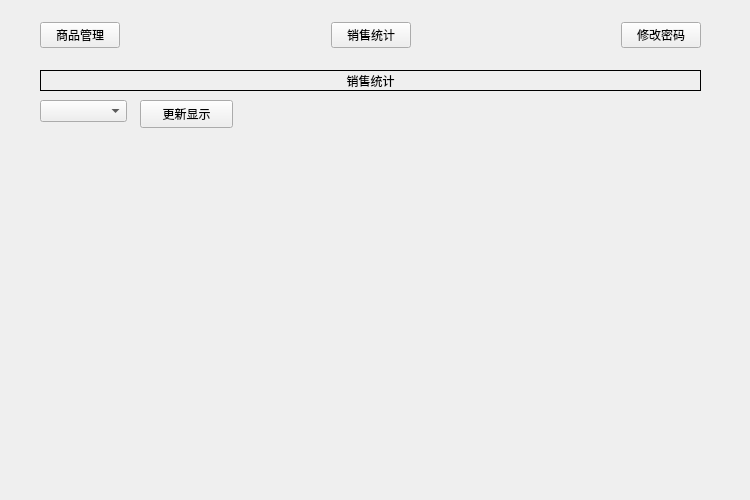
<?xml version="1.0" encoding="UTF-8"?>
<ui version="4.0">
 <class>Widget</class>
 <widget class="QWidget" name="Widget">
  <property name="geometry">
   <rect>
    <x>0</x>
    <y>0</y>
    <width>750</width>
    <height>500</height>
   </rect>
  </property>
  <property name="windowTitle">
   <string>数据管理系统</string>
  </property>
  <widget class="QStackedWidget" name="stackedWidget">
   <property name="geometry">
    <rect>
     <x>20</x>
     <y>60</y>
     <width>700</width>
     <height>410</height>
    </rect>
   </property>
   <property name="currentIndex">
    <number>1</number>
   </property>
   <widget class="QWidget" name="managePage">
    <widget class="QLabel" name="label">
     <property name="geometry">
      <rect>
       <x>0</x>
       <y>10</y>
       <width>700</width>
       <height>31</height>
      </rect>
     </property>
     <property name="font">
      <font>
       <pointsize>12</pointsize>
      </font>
     </property>
     <property name="frameShape">
      <enum>QFrame::StyledPanel</enum>
     </property>
     <property name="text">
      <string>商品管理</string>
     </property>
     <property name="alignment">
      <set>Qt::AlignCenter</set>
     </property>
    </widget>
    <widget class="QToolBox" name="toolBox">
     <property name="geometry">
      <rect>
       <x>0</x>
       <y>90</y>
       <width>321</width>
       <height>321</height>
      </rect>
     </property>
     <property name="layoutDirection">
      <enum>Qt::LeftToRight</enum>
     </property>
     <property name="frameShape">
      <enum>QFrame::WinPanel</enum>
     </property>
     <property name="currentIndex">
      <number>0</number>
     </property>
     <widget class="QWidget" name="page">
      <property name="geometry">
       <rect>
        <x>0</x>
        <y>0</y>
        <width>317</width>
        <height>249</height>
       </rect>
      </property>
      <attribute name="label">
       <string>出售商品</string>
      </attribute>
      <widget class="QLabel" name="label_2">
       <property name="geometry">
        <rect>
         <x>10</x>
         <y>20</y>
         <width>72</width>
         <height>15</height>
        </rect>
       </property>
       <property name="text">
        <string>类型：</string>
       </property>
      </widget>
      <widget class="QComboBox" name="sellTypeComboBox">
       <property name="geometry">
        <rect>
         <x>60</x>
         <y>20</y>
         <width>87</width>
         <height>22</height>
        </rect>
       </property>
      </widget>
      <widget class="QLabel" name="label_3">
       <property name="geometry">
        <rect>
         <x>10</x>
         <y>50</y>
         <width>72</width>
         <height>15</height>
        </rect>
       </property>
       <property name="text">
        <string>品牌：</string>
       </property>
      </widget>
      <widget class="QComboBox" name="sellBrandComboBox">
       <property name="geometry">
        <rect>
         <x>60</x>
         <y>50</y>
         <width>87</width>
         <height>22</height>
        </rect>
       </property>
      </widget>
      <widget class="QLabel" name="label_4">
       <property name="geometry">
        <rect>
         <x>10</x>
         <y>80</y>
         <width>72</width>
         <height>15</height>
        </rect>
       </property>
       <property name="text">
        <string>单价：</string>
       </property>
      </widget>
      <widget class="QLineEdit" name="sellPriceLineEdit">
       <property name="geometry">
        <rect>
         <x>60</x>
         <y>80</y>
         <width>113</width>
         <height>21</height>
        </rect>
       </property>
      </widget>
      <widget class="QLabel" name="label_5">
       <property name="geometry">
        <rect>
         <x>10</x>
         <y>110</y>
         <width>41</width>
         <height>16</height>
        </rect>
       </property>
       <property name="text">
        <string>数量：</string>
       </property>
      </widget>
      <widget class="QSpinBox" name="sellNumSpinBox">
       <property name="geometry">
        <rect>
         <x>60</x>
         <y>110</y>
         <width>46</width>
         <height>22</height>
        </rect>
       </property>
      </widget>
      <widget class="QLabel" name="label_6">
       <property name="geometry">
        <rect>
         <x>190</x>
         <y>80</y>
         <width>21</width>
         <height>16</height>
        </rect>
       </property>
       <property name="text">
        <string>元</string>
       </property>
      </widget>
      <widget class="QLabel" name="sellRemainingNumLabel">
       <property name="geometry">
        <rect>
         <x>120</x>
         <y>110</y>
         <width>111</width>
         <height>16</height>
        </rect>
       </property>
       <property name="text">
        <string>剩余数量：000</string>
       </property>
      </widget>
      <widget class="QLabel" name="label_8">
       <property name="geometry">
        <rect>
         <x>10</x>
         <y>150</y>
         <width>41</width>
         <height>16</height>
        </rect>
       </property>
       <property name="text">
        <string>金额：</string>
       </property>
      </widget>
      <widget class="QLineEdit" name="sellSumLineEdit">
       <property name="geometry">
        <rect>
         <x>60</x>
         <y>150</y>
         <width>113</width>
         <height>21</height>
        </rect>
       </property>
      </widget>
      <widget class="QLabel" name="label_9">
       <property name="geometry">
        <rect>
         <x>200</x>
         <y>150</y>
         <width>21</width>
         <height>16</height>
        </rect>
       </property>
       <property name="text">
        <string>元</string>
       </property>
      </widget>
      <widget class="QPushButton" name="sellOkBtn">
       <property name="geometry">
        <rect>
         <x>10</x>
         <y>200</y>
         <width>93</width>
         <height>28</height>
        </rect>
       </property>
       <property name="text">
        <string>确定</string>
       </property>
      </widget>
      <widget class="QPushButton" name="sellCancelBtn">
       <property name="geometry">
        <rect>
         <x>150</x>
         <y>200</y>
         <width>93</width>
         <height>28</height>
        </rect>
       </property>
       <property name="text">
        <string>取消</string>
       </property>
      </widget>
     </widget>
     <widget class="QWidget" name="page_3">
      <property name="geometry">
       <rect>
        <x>0</x>
        <y>0</y>
        <width>317</width>
        <height>249</height>
       </rect>
      </property>
      <attribute name="label">
       <string>Page 2</string>
      </attribute>
     </widget>
    </widget>
    <widget class="QListWidget" name="dailyList">
     <property name="geometry">
      <rect>
       <x>340</x>
       <y>90</y>
       <width>341</width>
       <height>321</height>
      </rect>
     </property>
     <property name="sizePolicy">
      <sizepolicy hsizetype="Expanding" vsizetype="Expanding">
       <horstretch>0</horstretch>
       <verstretch>0</verstretch>
      </sizepolicy>
     </property>
    </widget>
   </widget>
   <widget class="QWidget" name="chartPage">
    <widget class="QPushButton" name="updateBtn">
     <property name="geometry">
      <rect>
       <x>120</x>
       <y>40</y>
       <width>93</width>
       <height>28</height>
      </rect>
     </property>
     <property name="text">
      <string>更新显示</string>
     </property>
    </widget>
    <widget class="QComboBox" name="typeComboBox">
     <property name="geometry">
      <rect>
       <x>20</x>
       <y>40</y>
       <width>87</width>
       <height>22</height>
      </rect>
     </property>
    </widget>
    <widget class="QLabel" name="label_7">
     <property name="geometry">
      <rect>
       <x>20</x>
       <y>10</y>
       <width>661</width>
       <height>21</height>
      </rect>
     </property>
     <property name="frameShape">
      <enum>QFrame::Panel</enum>
     </property>
     <property name="text">
      <string>销售统计</string>
     </property>
     <property name="alignment">
      <set>Qt::AlignCenter</set>
     </property>
    </widget>
   </widget>
  </widget>
  <widget class="QWidget" name="layoutWidget">
   <property name="geometry">
    <rect>
     <x>40</x>
     <y>10</y>
     <width>661</width>
     <height>51</height>
    </rect>
   </property>
   <layout class="QHBoxLayout" name="horizontalLayout">
    <item>
     <widget class="QPushButton" name="manageBtn">
      <property name="text">
       <string>商品管理</string>
      </property>
     </widget>
    </item>
    <item>
     <spacer name="horizontalSpacer">
      <property name="orientation">
       <enum>Qt::Horizontal</enum>
      </property>
      <property name="sizeHint" stdset="0">
       <size>
        <width>40</width>
        <height>20</height>
       </size>
      </property>
     </spacer>
    </item>
    <item>
     <widget class="QPushButton" name="chartBtn">
      <property name="text">
       <string>销售统计</string>
      </property>
     </widget>
    </item>
    <item>
     <spacer name="horizontalSpacer_2">
      <property name="orientation">
       <enum>Qt::Horizontal</enum>
      </property>
      <property name="sizeHint" stdset="0">
       <size>
        <width>40</width>
        <height>20</height>
       </size>
      </property>
     </spacer>
    </item>
    <item>
     <widget class="QPushButton" name="passwordBtn">
      <property name="text">
       <string>修改密码</string>
      </property>
     </widget>
    </item>
   </layout>
  </widget>
 </widget>
 <resources/>
 <connections/>
</ui>
